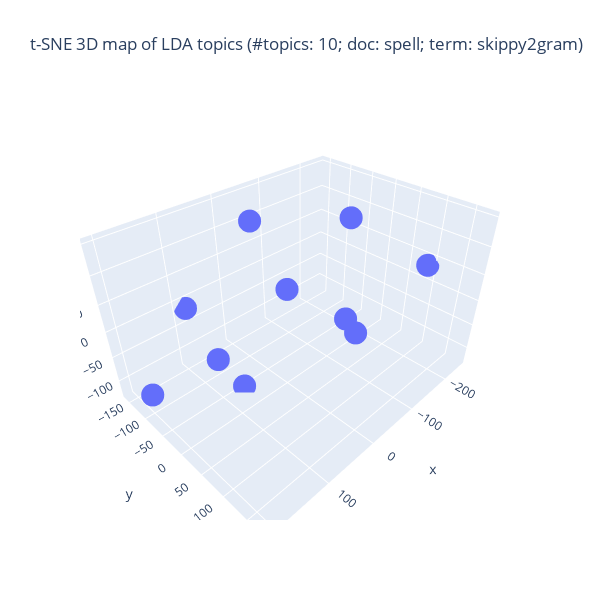

Notebook code cell kept with this figure:
### Code cell
## Plotlyを使って tSNE の結果の可視化 (3D)

import plotly.graph_objects as go
top_fitted = top_tSNE_3d_fitted
fig = go.Figure(data = [go.Scatter3d(
        x = top_fitted[:,0], y = top_fitted[:,1], z = top_fitted[:,2],
                                     mode = 'markers')
                                     ])

## 3D 散布図にラベルを追加する処理は未実装
title_val = f"t-SNE 3D map of LDA topics (#topics: {n_topics}; doc: {doc_attr}; term: {lda_term_type})"
fig.update_layout(autosize = False, width = 600, height = 600, title = title_val)
fig.show()

### Figure 1 — Plotly figure (JSON) as saved in the notebook; plotly's stock layout.template omitted (floating-point values rounded to 4 significant figures)
{"data": [{"mode": "markers", "type": "scatter3d", "x": [63.2, 52.37, 202.9, -5.603, -104.8, -120.7, -246.5, 156.9, -71.17, 82.94], "y": [-39.48, 176.4, -86.75, -83.9, 32.25, -126.5, 91.72, 35.0, 60.86, -158.8], "z": [-127.0, 98.79, -83.39, 138.4, 149.4, -56.95, 34.32, 34.29, -4.297, -16.46]}], "layout": {"autosize": false, "height": 600, "title": {"text": "t-SNE 3D map of LDA topics (#topics: 10; doc: spell; term: skippy2gram)"}, "width": 600}}
